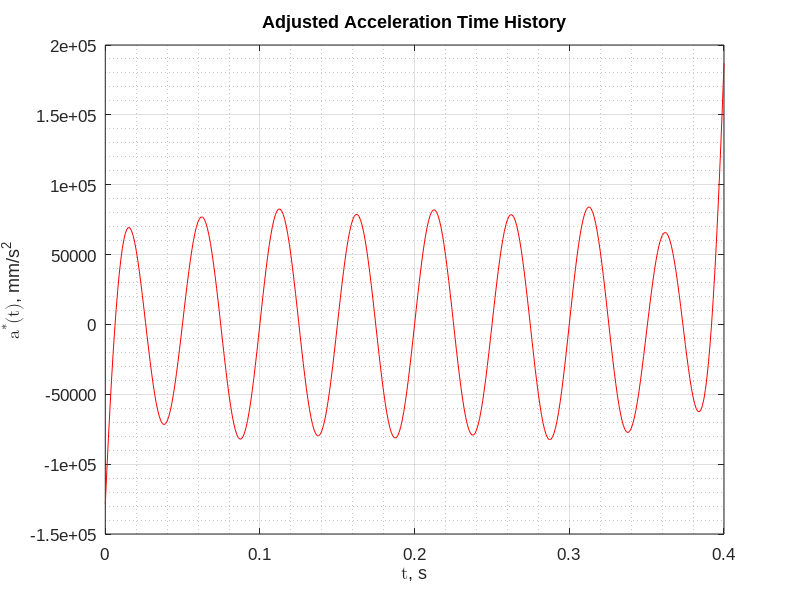
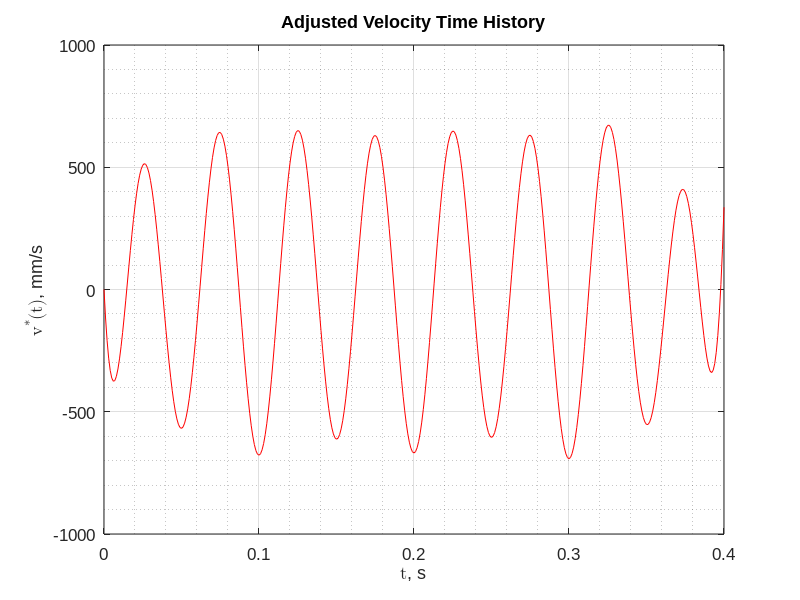
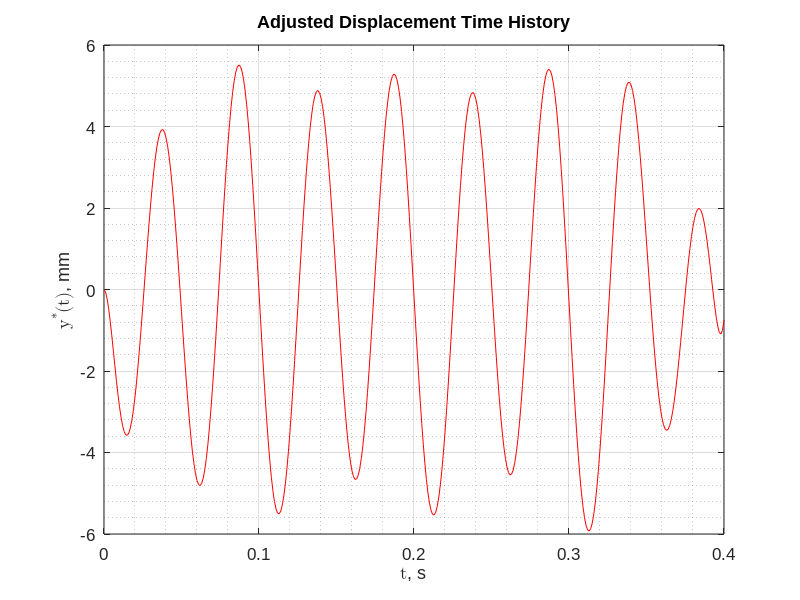

Here is the MATLAB script that generated these plots, in order:
clear all
format longeng


% INPUT PARAMETERS
% --------------------------------------------------------------------------------------------------

dt = 1e-03 ;
T = 0.4 ;
t = 0:dt:T ;
NT = length(t) ;
N = 10 ; % approximation order = N - 1 (SHOULD BE <= 10)

beta = 1 / 4 ;
gamma = 1 / 2 ;

adjust_accel = true ;
adjust_vel = true ;
adjust_disp = true ;

plot_unadjusted = false ;
plot_adjusted = true ;


% GENERATE ACCELERATION TIME HISTORY
% --------------------------------------------------------------------------------------------------

d2u = zeros(1,NT) ;
for i = 1:NT
    d2u(i) = 5.1 * (40 * pi)^2 * sin(40 * pi * t(i)) ;
end


% COMPUTE NOMINAL TIME HISTORIES WITH NEWMARK
% --------------------------------------------------------------------------------------------------

du = zeros(1,NT) ;
u = zeros(1,NT) ;
for i = 1:NT-1
    du(i+1) = du(i) + (1 - gamma) * dt * d2u(i) + gamma * dt * d2u(i+1) ;
    u(i+1) = u(i) + dt * du(i) + (1 / 2 - beta) * dt^2 * d2u(i) + beta * dt^2 * d2u(i+1) ;
end

%// initialize the adjusted time histories as the unadjusted
d2uStar = d2u ; duStar = du ; uStar = u ;


% COMPUTE ADJUSTED TIME HISTORIES WITH ACCELERATION FIT
% --------------------------------------------------------------------------------------------------

if (adjust_accel == true)
    K = zeros(N,N) ;
    for k = 1:N
        for j = 1:N
            K(k,j) = (j * j + j) * T^(k + j - 1) / (k + j - 1) ;
        end
    end

    [L,U,perm] = lu(K) ; % LU factorization with row-reordering permuation matrix

    I = zeros(N,1) ; i = 1 ;
    while i <= NT-1
        for k = 1:N
            I(k) = I(k) + (1 - gamma) * dt * t(i)^(k - 1) * d2uStar(i) ...
                        + gamma * dt * t(i+1)^(k - 1) * d2uStar(i+1) ;
        end, i = i + 1 ;
    end

    C = U \ (L \ perm * I) ; % solve the LU system
    
    d2P = zeros(1,NT) ; dP = zeros(1,NT) ; P = zeros(1,NT) ;
    for i = 1:NT
        for k = 1:N
            d2P(i) = d2P(i) + (k * k + k) * C(k) * t(i)^(k-1) ;
            dP(i) = dP(i) + (k + 1) * C(k) * t(i)^k ;
            P(i) = P(i) + C(k) * t(i)^(k+1) ;
        end
        d2uStar(i) = d2uStar(i) - d2P(i) ;
        duStar(i) = duStar(i) - dP(i) ;
        uStar(i) = uStar(i) - P(i) ;
    end
end


% COMPUTE ADJUSTED TIME HISTORIES WITH VELOCITY FIT
% --------------------------------------------------------------------------------------------------

if (adjust_vel == true)
    K = zeros(N,N) ;
    for k = 1:N
        for j = 1:N
            K(k,j) = (j + 1) * T^(k + j + 1) / (k + j + 1) ;
        end
    end

    [L,U,perm] = lu(K) ;

    I = zeros(N,1) ; i = 1 ;
    while i <= NT-1
        for k = 1:N
            I(k) = I(k) + dt * t(i)^k * duStar(i) + (0.5 - beta) * dt * dt ...
                        * (t(i)^k * d2uStar(i) + k * t(i)^(k - 1) * duStar(i)) + beta * dt * dt ...
                        * (t(i+1)^k * d2uStar(i+1) + k * t(i+1)^(k - 1) * duStar(i+1)) ;
        end, i = i + 1 ;
    end

    C = U \ (L \ perm * I) ;
    
    d2P = zeros(1,NT) ; dP = zeros(1,NT) ; P = zeros(1,NT) ;
    for i = 1:NT
        for k = 1:N
            d2P(i) = d2P(i) + (k * k + k) * C(k) * t(i)^(k-1) ;
            dP(i) = dP(i) + (k + 1) * C(k) * t(i)^k ;
            P(i) = P(i) + C(k) * t(i)^(k+1) ;
        end
        d2uStar(i) = d2uStar(i) - d2P(i) ;
        duStar(i) = duStar(i) - dP(i) ;
        uStar(i) = uStar(i) - P(i) ;
    end
end


% COMPUTE ADJUSTED TIME HISTORIES WITH DISPLACEMENT FIT
% --------------------------------------------------------------------------------------------------

if (adjust_disp == true)
    K = zeros(N,N) ;
    for k = 1:N
        for j = 1:N
            K(k,j) = T^(k + j + 3) / (k + j + 3) ;
        end
    end

    [L,U,perm] = lu(K) ;

    I = zeros(N,1) ; i = 1 ;
    while i <= NT-1
        for k = 1:N
            I(k) = I(k) + dt * (t(i+1)^(k+1) * uStar(i+1) + t(i)^(k+1) * uStar(i)) ;
        end, i = i + 1 ;
    end, I = I / 2 ;

    C = U \ (L \ perm * I) ;
    
    d2P = zeros(1,NT) ; dP = zeros(1,NT) ; P = zeros(1,NT) ;
    for i = 1:NT
        for k = 1:N
            d2P(i) = d2P(i) + (k * k + k) * C(k) * t(i)^(k-1) ;
            dP(i) = dP(i) + (k + 1) * C(k) * t(i)^k ;
            P(i) = P(i) + C(k) * t(i)^(k+1) ;
        end
        d2uStar(i) = d2uStar(i) - d2P(i) ;
        duStar(i) = duStar(i) - dP(i) ;
        uStar(i) = uStar(i) - P(i) ;
    end
end


% GENERATE PLOTS
% --------------------------------------------------------------------------------------------------

if (plot_unadjusted == true)
    figure(1)
    plot(t,d2u)
    hold on
    set(gca,'fontname','arial','fontsize',12)
    title('Acceleration Time History')
    ylabel ('\fontname{cambria math}{\ita}({\itt})\fontname{arial}, mm/s^{2}')
    xlabel ('\fontname{cambria math}{\itt}\fontname{arial}, s')
    grid on
    grid minor

    figure(2)
    plot(t,du)
    hold on
    set(gca,'fontname','arial','fontsize',12)
    title('Velocity Time History')
    ylabel ('\fontname{cambria math}{\itv}({\itt})\fontname{arial}, mm/s')
    xlabel ('\fontname{cambria math}{\itt}\fontname{arial}, s')
    grid on
    grid minor

    figure(3)
    plot(t,u)
    hold on
    set(gca,'fontname','arial','fontsize',12)
    title('Displacement Time History')
    ylabel ('\fontname{cambria math}{\ity}({\itt})\fontname{arial}, mm')
    xlabel ('\fontname{cambria math}{\itt}\fontname{arial}, s')
    grid on
    grid minor
end

if (plot_adjusted == true)
    figure(4)
    plot(t,d2uStar,'color',[1 0 0])
    hold on
    set(gca,'fontname','arial','fontsize',12)
    title('Adjusted Acceleration Time History')
    ylabel ('\fontname{cambria math}{\ita^{*}}({\itt})\fontname{arial}, mm/s^{2}')
    xlabel ('\fontname{cambria math}{\itt}\fontname{arial}, s')
    grid on
    grid minor

    figure(5)
    plot(t,duStar,'color',[1 0 0])
    hold on
    set(gca,'fontname','arial','fontsize',12)
    title('Adjusted Velocity Time History')
    ylabel ('\fontname{cambria math}{\itv^{*}}({\itt})\fontname{arial}, mm/s')
    xlabel ('\fontname{cambria math}{\itt}\fontname{arial}, s')
    grid on
    grid minor

    figure(6)
    plot(t,uStar,'color',[1 0 0])
    hold on
    set(gca,'fontname','arial','fontsize',12)
    title('Adjusted Displacement Time History')
    ylabel ('\fontname{cambria math}{\ity^{*}}({\itt})\fontname{arial}, mm')
    xlabel ('\fontname{cambria math}{\itt}\fontname{arial}, s')
    grid on
    grid minor
end
